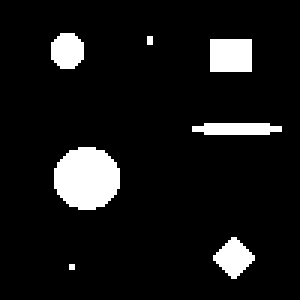
#> input picture dados/componentes.tiff, 100 x 100 px (shown 3 times larger)
$ jupyter execute '3 - Componentes conexos.ipynb'
#> lines starting #> are read from the running program, lines starting #| are printed output that depends on the picture; after the words box and inside, x2 and y2 are one past the last pixel; in counts of white or black regions, pixels touching at a corner belong together
# Componentes conexos

Encontra os componentes conexos em uma imagem binária. É assumido que pixels pertencentes a um objeto possuem valor 1.

O algoritmo consiste em percorrer a imagem duas vezes. Na primeira passagem, os seguintes passos são executados:

1. Percorra cada linha da imagem, da esquerda para a direita;
2. Para cada pixel com valor 1, verifique os valores dos pixels à esquerda e ao norte;
3. Chame o valor do pixel à esquerda de $𝑝_𝑒$ e o valor do pixel ao norte de $𝑝_𝑛$;
4. Se $𝑝_𝑒=0$ e $𝑝_𝑛=0$, associe um novo rótulo ao pixel atual;
5. Se ($𝑝_𝑒=1$ e $𝑝_𝑛=0$) ou ($𝑝_𝑒=0$ e $𝑝_𝑛=1$) ou ($𝑝_𝑒=1$ e $𝑝_𝑛=1$ e ambos os pixels possuem o mesmo rótulo), associe ao pixel atual o mesmo rótulo do pixel com valor 1
6. Se $𝑝_𝑒=1$ e $𝑝_𝑛=1$ e os pixels possuem rótulos diferentes, associe ao pixel atual o menor rótulo dentre os dois e armazene a equivalência entre os dois rótulos

Na segunda passagem, cada rótulo de um pixel é substituído pelo menor valor de rótulo equivalente (armazenado na primeira passagem sobre a imagem).

[cell 1]
import matplotlib.pyplot as plt
import numpy as np


def connected_components(img):
    """Identifica componentes conexos em uma imagem binária img. É considerada vizinhança-4 para
    identificar os componentes."""

    num_rows, num_cols = img.shape
    img_rotulo = np.zeros((num_rows, num_cols), dtype=int)
    # rótulo atual a ser associado a um novo componente
    current_label = 1
    # Dicionário que armazena a equivalência entre rótulos num mesmo componente
    dict_lab_eq = {}
    for row in range(num_rows):
        for col in range(num_cols):
            if img[row, col]==1:
                # As duas condicionais abaixo tratam o caso do pixel ser borda da imagem
                if row==0:
                    img_pn = 0
                else:
                    img_pn = img[row-1, col]
                    lab_pn = img_rotulo[row-1, col]     # Rótulo do pixel ao norte

                if col==0:
                    img_pe = 0
                else:
                    img_pe = img[row, col-1]
                    lab_pe = img_rotulo[row, col-1]     # Rótulo do pixel à esquerda

                if img_pn==0 and img_pe==0:
                    img_rotulo[row, col] = current_label
                    current_label += 1
                elif img_pn==0 and img_pe==1:
                    img_rotulo[row, col] = lab_pe
                elif img_pn==1 and img_pe==0:
                    img_rotulo[row, col] = lab_pn
                elif img_pn==1 and img_pe==1:
                    if lab_pe==lab_pn:
                        img_rotulo[row, col] = lab_pn
                    else:
                        if lab_pn<lab_pe:
                            img_rotulo[row, col] = lab_pn
                            dict_lab_eq[lab_pe] = lab_pn    # Armazena equivalência entre rótulos
                        else:
                            img_rotulo[row, col] = lab_pe
                            dict_lab_eq[lab_pn] = lab_pe    # Armazena equivalência entre rótulos

    # Podemos considerar que dict_lab_eq representa um grafo de relacionamentos entre
    # rótulos. Os nós do grafo representam rótulos e cada aresta direcionada saindo de
    # um nó i e apontando para um nó j indica que podemos substituir o rótulo i pelo rótulo j.
    # Com isso, para cada rótulo k, percorremos o grafo em profundidade para encontrar um
    # rótulo q que não possui nenhuma aresta saindo dele. Feito isso, armazenamos no dicionário
    # que o rótulo k pode ser substituído por q
    for key in dict_lab_eq:
        label = dict_lab_eq[key]
        while label in dict_lab_eq:
            label = dict_lab_eq[label]
        dict_lab_eq[key] = label

    # [10 lines of commented-out code are left out]
    for row in range(num_rows):
        for col in range(num_cols):
            label = img_rotulo[row, col]
            if label in dict_lab_eq:
                img_rotulo[row, col] = dict_lab_eq[label]

    return img_rotulo

## Testes da função

[cell 2]
img_test = np.array([[0, 0, 1, 1],
                     [0, 1, 0, 1],
                     [1, 1, 1, 0]])
img_rotulo = connected_components(img_test)
print(img_rotulo)

[cell 3]
img = plt.imread("../../dados/componentes.tiff")
#> img: shape (100, 100); 8.5% white; 7 white regions (2 under 20 px), largest, box (x1, y1, x2, y2) and area: (18, 49, 40, 70) 366, (70, 13, 84, 24) 154, (71, 79, 85, 93) 112, (17, 11, 28, 23) 108, (64, 41, 94, 45) 104
# Objetos possuem valor 255 na imagem lida, o comando abaixo
# cria uma imagem com valores 0 e 1
img = img//255
img_rotulo = connected_components(img)
#> after the loop in connected_components (call 2), `for row in range(num_rows):`:
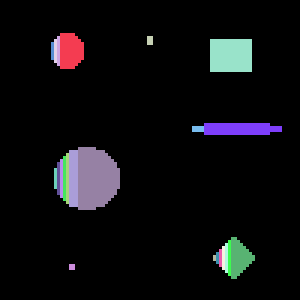
#> img_rotulo: shape (100, 100) int64 (shown 3 times larger); 24 distinct labels, from 0 to 23; one colour per label, 0 black
#> after the loop in connected_components (call 2), `for row in range(num_rows):`: current_label = 24; dict_lab_eq = 16 items
#> the loop in connected_components (call 2), `for key in dict_lab_eq:` made 16 passes
#> key on passes 1 to 12: 2, 4, 6, 8, 10, 11, 12, 13, 14, 15, 17, 18
#> after the loop in connected_components (call 2), `for row in range(num_rows):`:
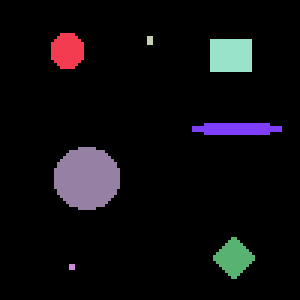
#> img_rotulo: shape (100, 100) int64 (shown 3 times larger); 8 distinct labels, from 0 to 23; one colour per label, 0 black

plt.imshow(img_rotulo)

[cell 4]
# A função abaixo identifica os valores únicos presentes no array img_rotulo
np.unique(img_rotulo)
#> Out = [0, 1, 3, 5, 7, 9, 16, 23]

## Componentes conexos utilizando o scipy

[cell 5]
from scipy.ndimage import label

# A estrutura de vizinhança-4 é representada pela matriz abaixo.
s = np.array([[0, 1, 0],
              [1, 1, 1],
              [0, 1, 0]])

img_rotulo, num_comp = label(img, structure = s)
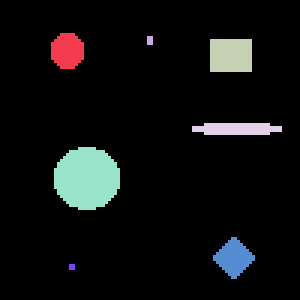
#> img_rotulo: shape (100, 100) int32 (shown 3 times larger); 8 distinct labels, from 0 to 7; one colour per label, 0 black
#> num_comp = 7
